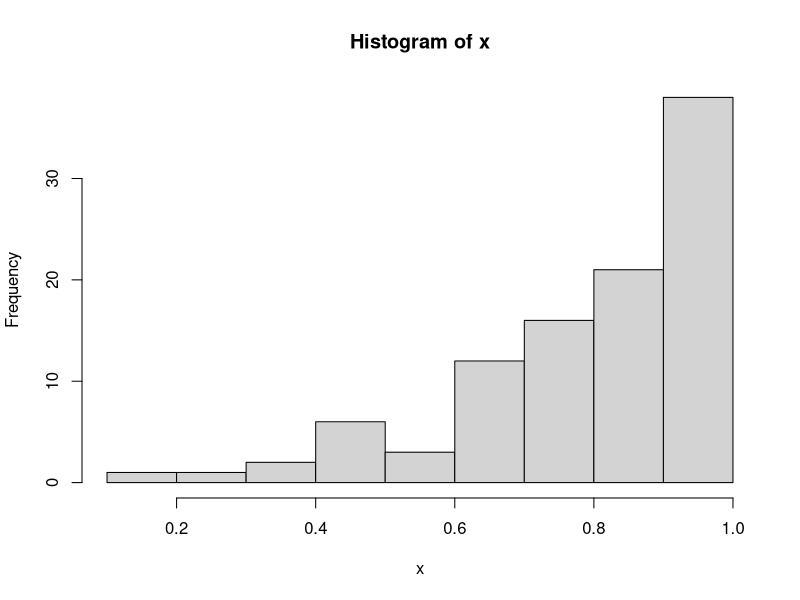
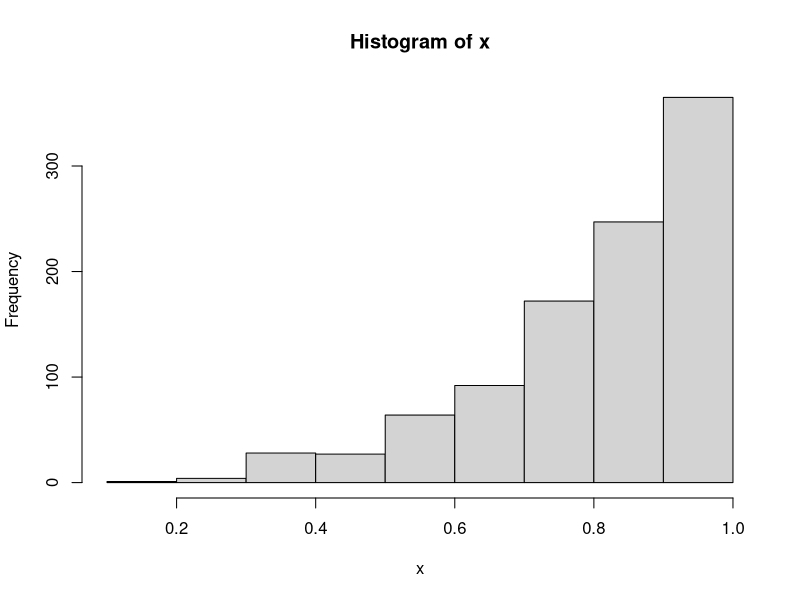
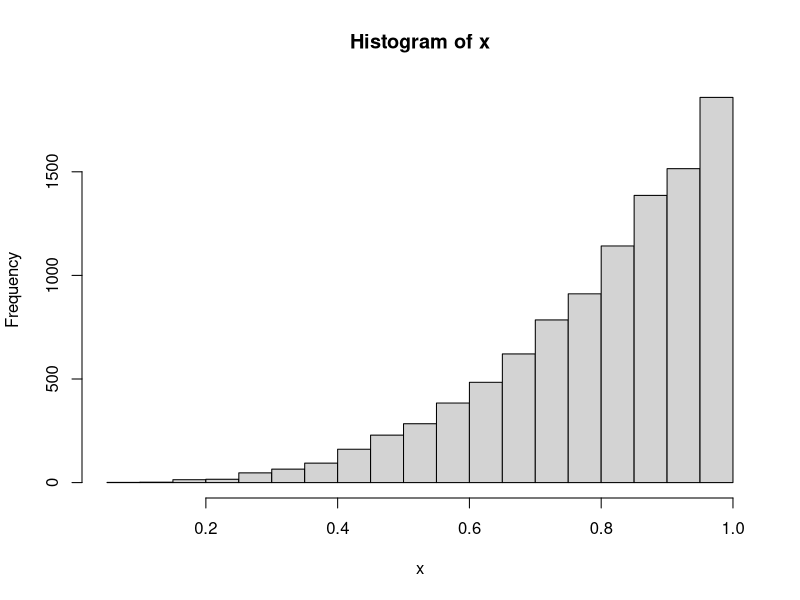

These charts were generated, in order, by the following R code:
#f(x)=4x^3, 0<x<1
#F(x)=x^4, 0<x<1
#x = u^(1/4) = F^(-1)(u)

set.seed(12345)

my_simulation <- function(n = 100){
  u <- runif(n, 0, 1)
  x <<- u ^ (1 / 4)
  hist(x)
  mean(x)
  var(x)
}
my_simulation()
x
my_simulation(1000)
my_simulation(10000)